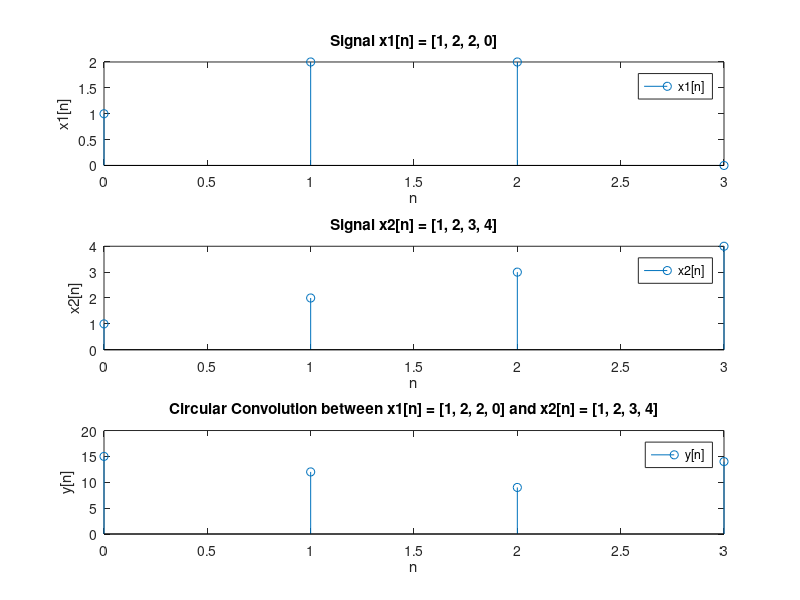

MATLAB code for this plot:
%% Linear Convolutions

%% 1(a)
start_n = -1
end_n = 1
n = start_n : 1 : end_n
x = [1, 1, 1]
h = [1, 1, 1]

subplot(3, 1, 1)
stem(n, x)
legend("x[n]")
xlabel("n")
ylabel("x[n]")
title("Signal x[n] = [1, 1, 1] ; -1 <= n <= 1")

subplot(3, 1, 2)
stem(n, h)
legend("h[n]")
xlabel("n")
ylabel("h[n]")
title("Signal h[n] = [1, 1, 1] ; -1 <= n <= 1")

subplot(3, 1, 3)
n1 = 2 * start_n : 1 : 2 * end_n
y = conv(x, h)
stem(n1, y)
legend("y[n]")
xlabel("n")
ylabel("y[n] = x[n] * h[n]")
title("Linear Convolution between x[n] = [1, 1, 1] and h[n] = [1, 1, 1]")

%% 1(b)
start_n = 0
end_n = 4
n = start_n : 1 : end_n
x = [0, 1, 2, 3, 4]
h = [0, 2, 3, 4, 5]

subplot(3, 1, 1)
stem(n, x)
legend("x[n]")
xlabel("n")
ylabel("x[n]")
title("Signal x[n] = [0, 1, 2, 3, 4] ; 0 <= n <= 4")

subplot(3, 1, 2)
stem(n, h)
legend("h[n]")
xlabel("n")
ylabel("h[n]")
title("Signal h[n] = [0, 2, 3, 4, 5] ; 0 <= n <= 4")

subplot(3, 1, 3)
n1 = 2 * start_n : 1 : 2 * end_n
y = conv(x, h)
stem(n1, y)
legend("y[n]")
xlabel("n")
ylabel("y[n] = x[n] * h[n]")
title("Linear Convolution between x[n] = [0, 1, 2, 3, 4] and h[n] = [0, 2, 3, 4, 5]")

%% Circluar Convolution

%% 2
start_n = 0
end_n = 3
n = start_n : 1 : end_n
x1 = [1, 2, 2, 0]
x2 = [1, 2, 3, 4]
X1 = fft(x1) % Fast Fourier Transform of x1
X2 = fft(x2) % Fast Fourier Transform of x2
Y = X1.*X2 % Multiplication of X1 and X2
y = ifft(Y) % Inverse Fast Fourier Transform of Y

subplot(3, 1, 1)
stem(n, x1)
legend("x1[n]")
xlabel("n")
ylabel("x1[n]")
title("Signal x1[n] = [1, 2, 2, 0]")

subplot(3, 1, 2)
stem(n, x2)
legend("x2[n]")
xlabel("n")
ylabel("x2[n]")
title("Signal x2[n] = [1, 2, 3, 4]")

subplot(3, 1, 3)
stem(n, y)
legend("y[n]")
xlabel("n")
ylabel("y[n]")
title("Circular Convolution between x1[n] = [1, 2, 2, 0] and x2[n] = [1, 2, 3, 4]")
